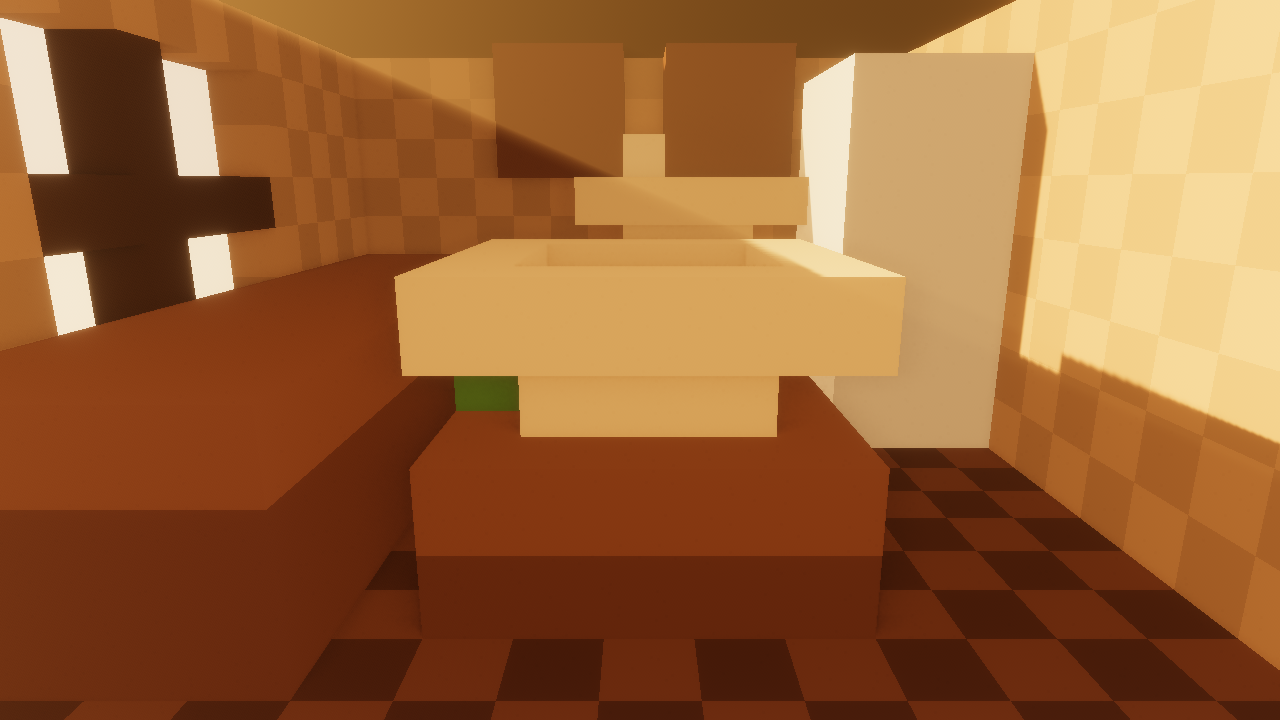
#> input picture hero-golden-a.png, 1280 x 720 px
$ python _shino_verify_skymask.py ../hero-golden-a.png
#> lines starting #> are read from the running program, lines starting #| are printed output that depends on the picture; after the words box and inside, x2 and y2 are one past the last pixel; in counts of white or black regions, pixels touching at a corner belong together
#!/usr/bin/env python3
"""Shino — INDEPENDENT re-derivation of Sun's exposure-invariant sky mask.

Imports NOTHING from Sun's script or from _pixel_artgap_grade. Own PNG load,
own Rec.709 luma, own Sobel, own flood fill (BFS, not scipy.label), own
box-blur denominator instead of scipy gaussian_filter. If the numbers land on
Sun's table anyway, the result is real and not an artifact of one code path.

Also re-runs the OLD absolute-threshold rule (sobel <= 22) to confirm the
before-column drift Sun reported.
"""
import json
import sys
from collections import deque
from pathlib import Path

import numpy as np
from PIL import Image


def my_load(p):
    im = Image.open(p).convert("RGB")
    return np.asarray(im).astype(np.float64)


def my_luma(rgb):
    return 0.2126 * rgb[:, :, 0] + 0.7152 * rgb[:, :, 1] + 0.0722 * rgb[:, :, 2]


def my_sobel(L):
    kx = np.array([[-1, 0, 1], [-2, 0, 2], [-1, 0, 1]], dtype=np.float64)
    ky = kx.T
    P = np.pad(L, 1, mode="edge")
    gx = np.zeros_like(L)
    gy = np.zeros_like(L)
    for dy in range(3):
        for dx in range(3):
            w = P[dy:dy + L.shape[0], dx:dx + L.shape[1]]
            gx += kx[dy, dx] * w
            gy += ky[dy, dx] * w
    return np.hypot(gx, gy)


def my_boxblur(L, r=3):
    """Cheap local-mean, deliberately NOT the gaussian Sun used."""
    P = np.pad(L, r, mode="edge")
    C = np.cumsum(np.cumsum(P, axis=0), axis=1)
    C = np.pad(C, ((1, 0), (1, 0)))
    k = 2 * r + 1
    H, W = L.shape
    tot = (C[k:k + H, k:k + W] - C[0:H, k:k + W]
           - C[k:k + H, 0:W] + C[0:H, 0:W])
    return tot / (k * k)


def my_flood_from_top(free):
    """BFS from every free pixel on row 0 (no scipy.label)."""
    H, W = free.shape
    seen = np.zeros_like(free, dtype=bool)
    q = deque()
    for x in range(W):
        if free[0, x]:
            seen[0, x] = True
            q.append((0, x))
    while q:
        y, x = q.popleft()
        for dy, dx in ((1, 0), (-1, 0), (0, 1), (0, -1)):
            ny, nx = y + dy, x + dx
            if 0 <= ny < H and 0 <= nx < W and free[ny, nx] and not seen[ny, nx]:
                seen[ny, nx] = True
                q.append((ny, nx))
    return seen


def drop_curtains(sky):
    """A sky is a lid, not a curtain — same semantic, my own code."""
    H, W = sky.shape
    through = sky[H - 1, :]
    if through.any():
        sky = sky.copy()
        sky[:, through] = False
    return sky


def measure(path, mode):
    rgb = my_load(path)
    L = my_luma(rgb)
    s = my_sobel(L)
    if mode == "rel":
        free = (s / (my_boxblur(L, 3) + 1e-6)) <= 0.12
    else:                       # the OLD rule Sun says was broken
        free = s <= 22.0
    sky = drop_curtains(my_flood_from_top(free))
    out = {"file": Path(path).stem, "mode": mode,
           "px": f"{L.shape[1]}x{L.shape[0]}",
           "sky_frac_pct": round(float(sky.mean() * 100), 2)}
    if sky.sum() >= 200:
        gnd = L[~sky]
        sm = float(np.median(L[sky]))
        gm = float(np.median(gnd)) if gnd.size else None
        out["sky_median_L"] = round(sm, 2)
        out["ground_median_L"] = round(gm, 2) if gm else None
        out["sky_ground_ratio"] = round(sm / gm, 3) if gm and gm > 1e-6 else None
        # horizon = lowest sky row per column, median over columns that have sky
        cols = [int(np.max(np.nonzero(sky[:, x])[0])) for x in range(sky.shape[1])
                if sky[:, x].any()]
        out["horizon_median_row"] = int(np.median(cols)) if cols else None
    return out, sky


def main():
    paths = sys.argv[1:]
    masks = {}
    rows = []
    for mode in ("abs", "rel"):
        for p in paths:
            m, sk = measure(p, mode)
#> in my_load, im is the input picture: PIL image 1280x720 RGB; mean R, G, B 153.9, 98.9, 53.5
#> after the loop in my_sobel, `for dy in range(3):`:
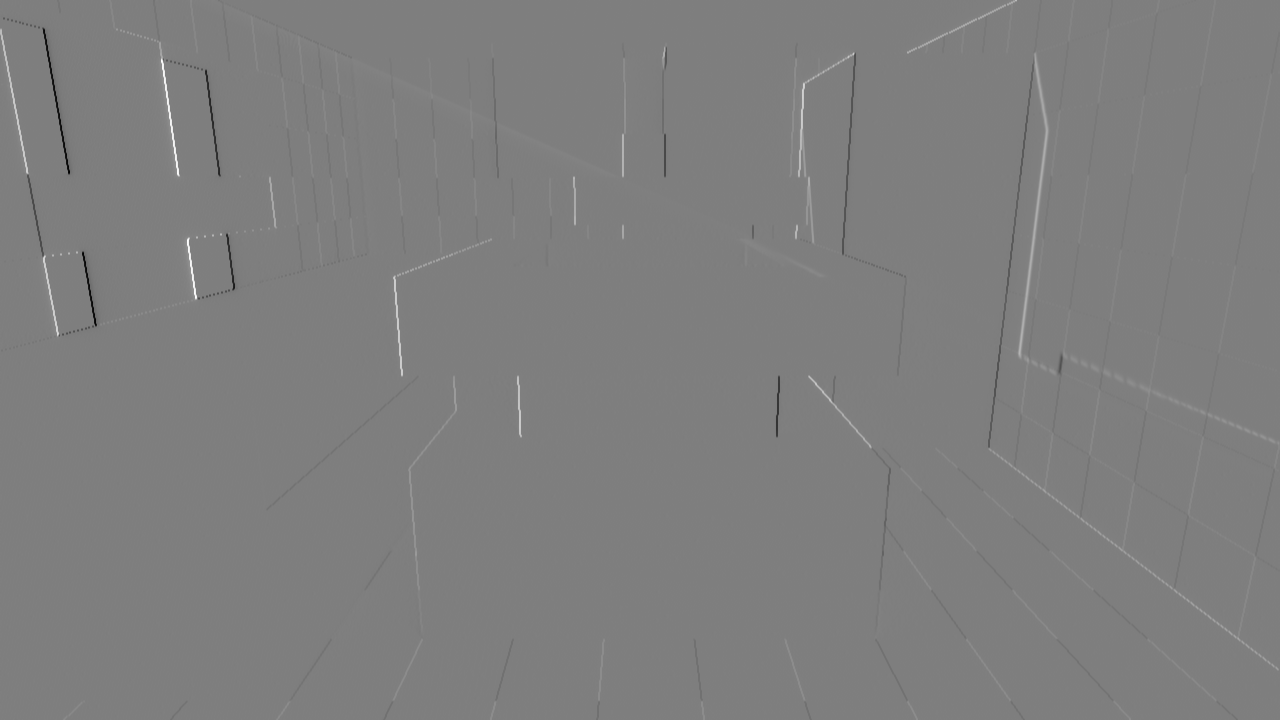
#> gx: shape (720, 1280) float64; min -636.8, max 643.7, mean 0.5; drawn with min black and max white
#> in measure, `free = s <= 22.0`:
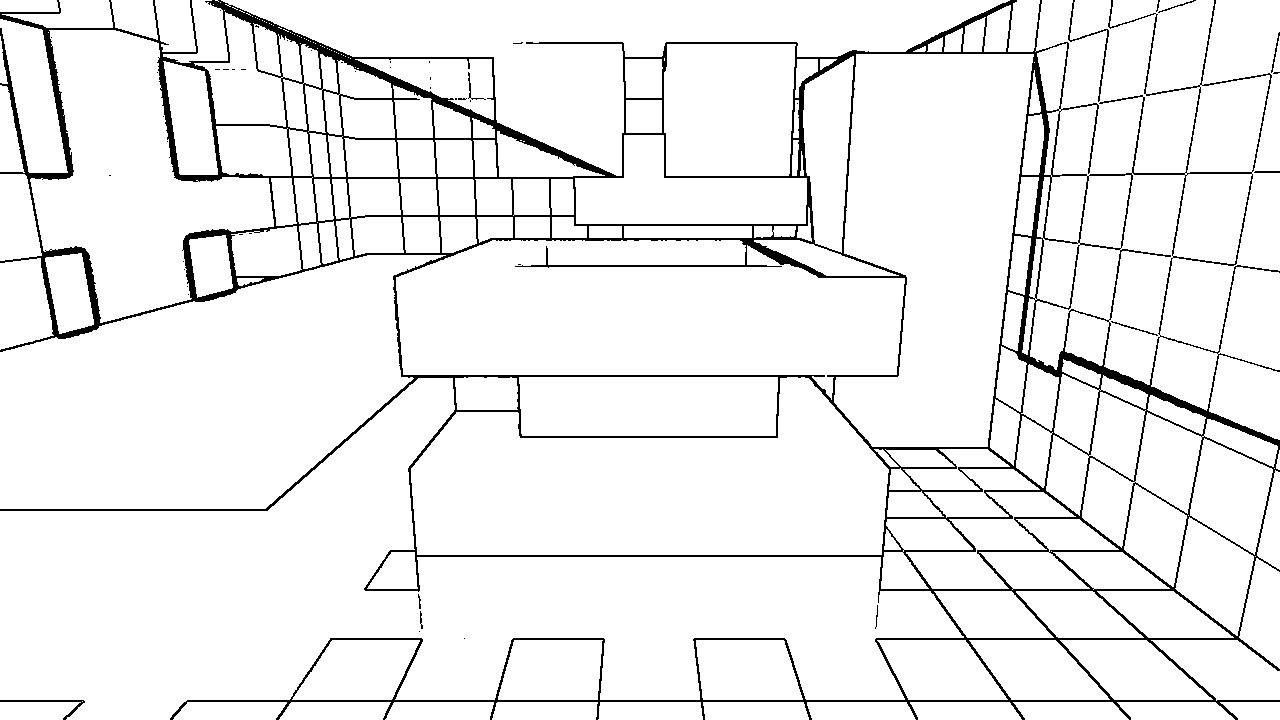
#> free: shape (720, 1280) bool; 94% white; 47 black regions (36 under 20 px), largest, box (x1, y1, x2, y2) and area: (0, 0, 1280, 720) 54242, (1068, 0, 1109, 102) 268, (0, 700, 85, 720) 239
#> after the loop in my_flood_from_top, `for x in range(W):`:
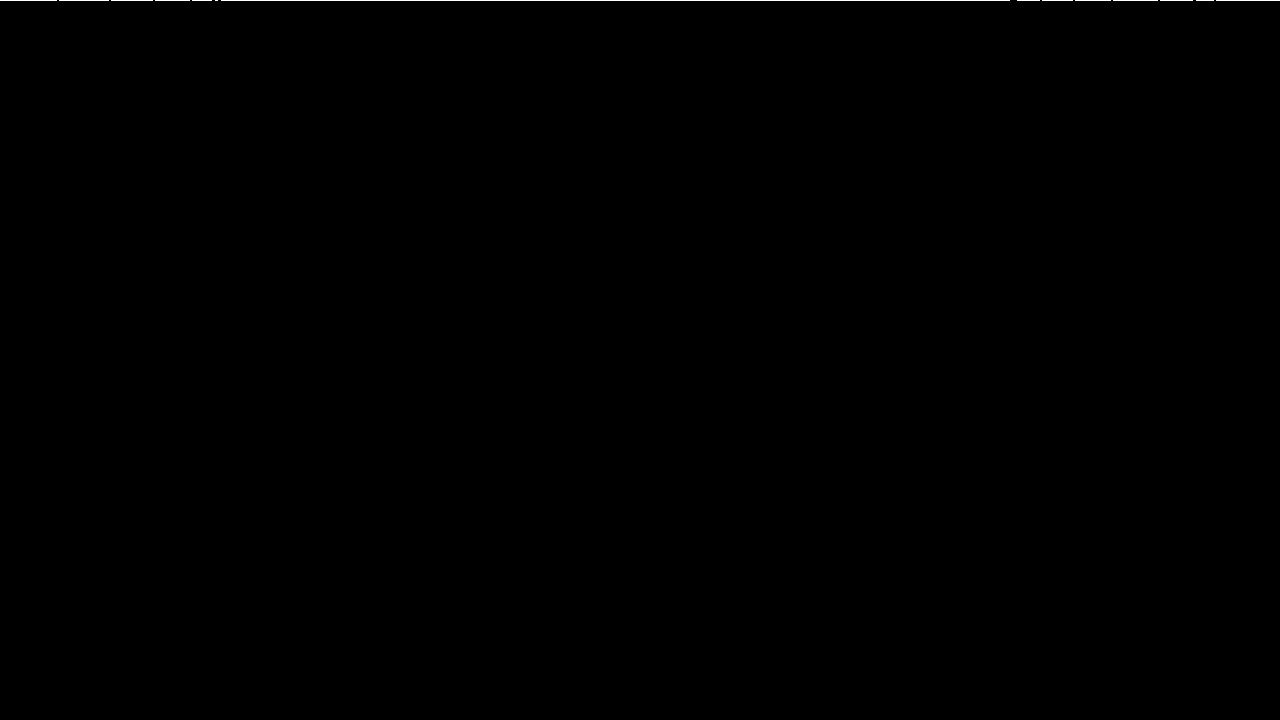
#> seen: shape (720, 1280) bool; 0.14% white in thin lines or dots, all inside (x1, y1, x2, y2) = (0, 0, 1280, 1)
#> the loop in my_flood_from_top, `while q:` made 95886 passes
#> x on passes 1 to 3: 0, 1, 2
#> after the loop in my_flood_from_top, `while q:`:
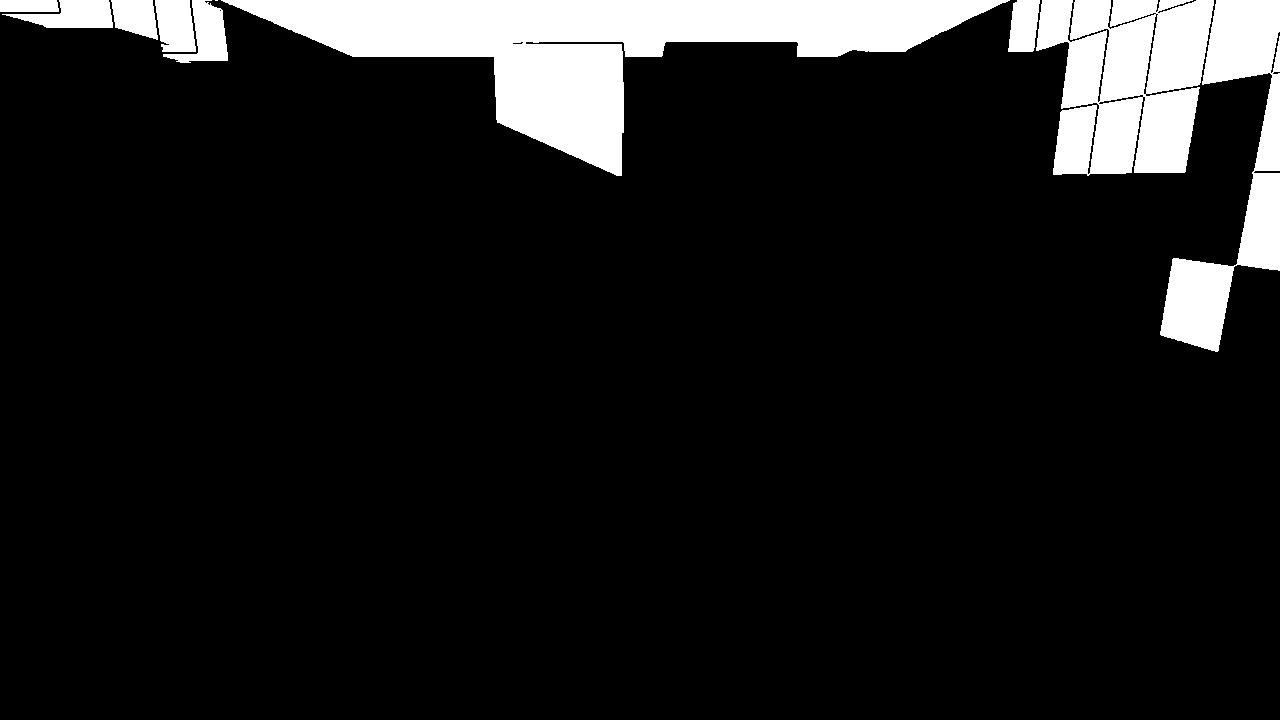
#> seen: shape (720, 1280) bool; 10.4% white; 10 white regions (1 under 20 px), largest, box (x1, y1, x2, y2) and area: (221, 0, 1010, 176) 47225, (1036, 0, 1214, 176) 24040, (1160, 0, 1280, 352) 15538
#> in drop_curtains, `H, W = sky.shape`: H = 720; W = 1280
#> in measure, `out = {"file": Path(path).stem, "mode": mode, "px": f"{L.shape[1]}x{L...`: out = {'file': 'hero-golden-a', 'mode': 'abs', 'px': '1280x720', 'sky_frac_pct': 10.4}
#> in measure, `sm = float(np.median(L[sky]))`: sm = 115.5
#> in measure, `gm = float(np.median(gnd)) if gnd.size else None`: gm = 77.62
#> in measure, `cols = [int(np.max(np.nonzero(sky[:, x])[0])) for x in range(sky.shape..`: cols = 1280 values, max 351 at index 1215, min 1 at index 1006, mean 88.05
#> m = {'file': 'hero-golden-a', 'mode': 'abs', 'px': '1280x720', 'sky_frac_pct': 10.4, 'sky_median_L': 115.5, 'ground_median_L': 77.62, 'sky_ground_ratio': 1.49, 'horizon_median_row': 56}
            rows.append(m)
            masks[(mode, Path(p).stem)] = sk
            print(json.dumps(m), flush=True)
#| {"file": "hero-golden-a", "mode": "abs", "px": "1280x720", "sky_frac_pct": 10.4, "sky_median_L": 115.55, "ground_median_L": 77.62, "sky_ground_ratio": 1.489, "horizon_median_row": 56}
    # cross-arm mask XOR under the new rule
    stems = [Path(p).stem for p in paths]
    base = masks[("rel", stems[0])]
    for s in stems[1:]:
        x = np.logical_xor(base, masks[("rel", s)]).mean() * 100
        print(json.dumps({"xor_vs_" + stems[0]: s, "pct": round(float(x), 3)}))
    for mode in ("abs", "rel"):
        v = [r["sky_frac_pct"] for r in rows if r["mode"] == mode]
        print(json.dumps({"mode": mode, "spread_sky_frac_pct": round(max(v) - min(v), 2)}))
#> this loop made 2 passes
#> v on passes 1 to 2: [10.4], [13.94]
#| {"mode": "abs", "spread_sky_frac_pct": 0.0}
#| {"mode": "rel", "spread_sky_frac_pct": 0.0}
    return 0


if __name__ == "__main__":
    raise SystemExit(main())
#> (the program exits here)
